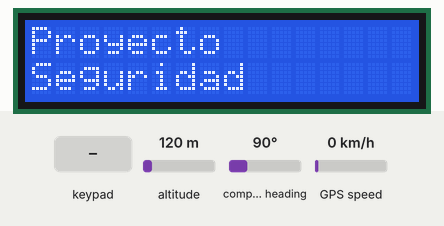
Bench run of a sketch on a simulated Arduino Mega 2560, built with avr-gcc and run on an emulated ATmega2560. Shown: 16×2 character LCD. The test bench sets the inputs (shaded band); at power-on: altitude 120 m, compass heading 90°, GPS speed 0 km/h. The GPS gets a fix after 3 s at 37.7749, -122.4194 with 8 satellites; what the sketch prints to the serial monitor is not drawn.

Above: at 2.2 s.
2.3 s: keypad keys 1 2 3 4 A pressed 0.4 s apart
At 4.9 s:
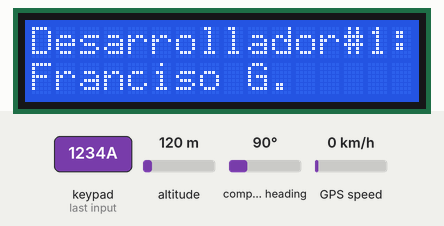
5.8 s: key 'B' pressed
At 6.6 s:
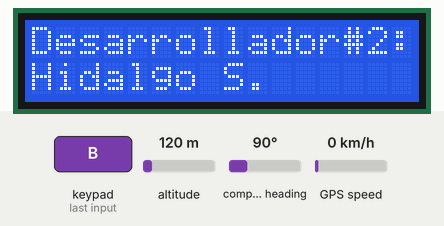
7.3 s: key '1' pressed
At 7.9 s:
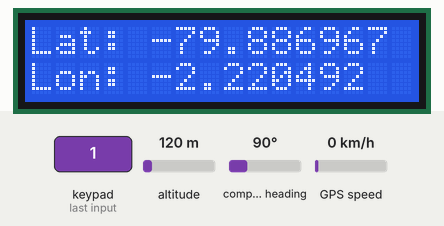
8.8 s: key '2' pressed
At 9.7 s:
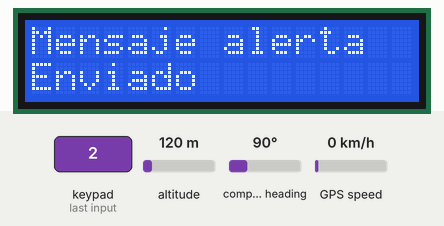
10.3 s: keypad keys 1 2 3 4 # pressed 0.4 s apart
At 10.53 s:
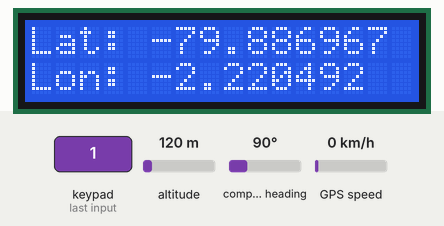
13.8 s: keypad keys 1 2 3 4 * pressed 0.4 s apart
Timing chart, 0 to 16.8 s (numbered marks = the images above; inputs shaded):
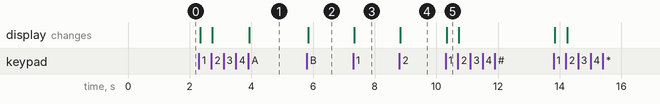

Measured:
- after the input at 2.3 s, the display: first changes at once (image 1 shows a later state)
- after the input at 5.8 s, the display: changes at once (image 2)
- after the input at 7.3 s, the display: changes at once (image 3)
- after the input at 8.8 s, the display: changes at once (image 4)
- after the input at 10.3 s, the display: changes at once (image 5)

The sketch:

LCD_I2C.ino
```cpp
//https://www.google.com/maps?q=-2.220492,-79.886967
#include <LCD_I2C.h>
#include <Keypad.h>

//////////gps
//#include <SoftwareSerial.h>
#include <TinyGPS.h>
TinyGPS gps;
//SoftwareSerial serialgps(4,3); //RX,TX
int year;
byte month,day,hour,minute,second, hundredths;
unsigned long chars;
unsigned short sentences, failed_checksum;
char dato=' ';
int centinela=0;
//////////

///////////////////LCD
LCD_I2C lcd(0x27, 16, 2); // Default address of most PCF8574 modules, change according


/////////////////TECLADO
     byte fila[] = {12, 11, 10, 9};
     byte columna[] = { 8, 7, 6, 5};

     char teclas [ 4][ 4 ] =
          {
              {'1','2','3','A'},
              {'4','5','6','B'},
              {'7','8','9','C'},
              {'*','0','#','D'}
          };
     Keypad teclado = Keypad(makeKeymap(teclas), fila, columna, 4, 4);

void setup()
{
    ///////////////////LCD
    lcd.begin();
    lcd.backlight();
    lcd.print("Proyecto"); // You can make spaces using well... spaces
    lcd.setCursor(0, 1); // Or setting the cursor in the desired position.
    lcd.print("Seguridad");
    delay(1000);

    ////////////////////gps
    Serial.begin(115200);
    Serial1.begin(9600);
}

void loop()
{
    char pulsacion = teclado.getKey() ;
    if (pulsacion != 0)
    Serial.println("Teclado: " + String(pulsacion));


    if(pulsacion == '1')
    {
      lcd.clear();
      lcd.setCursor(0, 0);
      lcd.print("Lat: -79.886967 "); // You can make spaces using well... spaces
      lcd.setCursor(0, 1); // Or setting the cursor in the desired position.
      lcd.print("Lon: -2.220492  ");
      Serial.println("Datos GPS: -79.886967 ; -2.220492 ");

    }
    if(pulsacion == '2')
    {
      lcd.clear();
      lcd.setCursor(0, 0);
      lcd.print("Mensaje alerta"); // You can make spaces using well... spaces
      lcd.setCursor(0, 1); // Or setting the cursor in the desired position.
      lcd.print("Enviado");
      Serial.println("MENSAJE DE ALERTA ENVIADO");
    }
    if(pulsacion == 'A')
    {
      lcd.clear();
      lcd.setCursor(0, 0);
      lcd.print("Desarrollador#1:"); // You can make spaces using well... spaces
      lcd.setCursor(0, 1); // Or setting the cursor in the desired position.
      lcd.print("Franciso G.");

    }
    if(pulsacion == 'B')
    {
      lcd.clear();
      lcd.setCursor(0, 0);
      lcd.print("Desarrollador#2:"); // You can make spaces using well... spaces
      lcd.setCursor(0, 1); // Or setting the cursor in the desired position.
      lcd.print("Hidalgo S.");

    }
    while(Serial1.available())
    {
        int c=Serial1.read();
        if(gps.encode(c))
        {
            //float latitude, longitude;
            //gps.f_get_position(&latitude, &longitude);
            //Serial.println(String(latitude,5)+String(longitude,5)+"@");
            Serial.print(c);
            //lcd.setCursor(0, 0);
            //lcd.print(latitude);
            //lcd.setCursor(0, 1);
            //lcd.print(longitude);
            delay(50);
        }
    }
}
```
